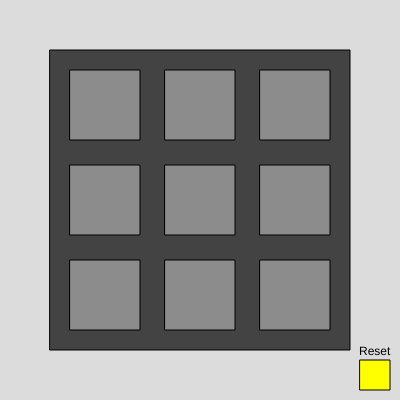
Frame 1 (no input)
Frame 60 (no input): identical to frame 1, image omitted
Frame 120 (the mouse pressed at the canvas centre since frame 60): identical to frame 1, image omitted

The p5.js sketch that drew this single still picture (run headless with seeded random() and noise() and a simulated clock; from frame 60 on, the mouse is pressed at the canvas centre):

// p5.js sketch
// ── sketch.js
// Variabelen
let vakjes = [0, 0, 0,
              0, 0, 0,
              0, 0, 0];
let vakjesPositieX = [];
let vakjesPositieY = [];
let beurt = "Speler 1";
let gekozenvakje = 0;
let wintext = " ";
let debug = false;

function mouseReleased() {
  // Bij elk vakje op het speelveld
  for (let i = 0; i < 9; i++) {
    vakjesPositieX[i] = 70 + (i * 95) - (floor(i * 0.34) * 285);
    vakjesPositieY[i] = 70 + (floor(i * 0.34) * 95);
    if (mouseX >= vakjesPositieX[i] && mouseX <= vakjesPositieX[i] + 70 && mouseY >= vakjesPositieY[i] && mouseY <= vakjesPositieY[i] + 70) {

      // Alleen als niemand nog heeft gewonnen
      if (wintext !== " ") {
      } else {

      // Verandert waardes in de array aan de hand van de beurt variabele
      if (vakjes[i] === 0) {
      if (beurt === "Speler 1") {
        vakjes[i] = 1;
        beurt = "Speler 2";
      } else {
        vakjes[i] = 2;
        beurt = "Speler 1";
      } 
    }
    }
    }
  }

  if (mouseX >= 360 && mouseX <= 390 && mouseY >= 360 && mouseY <= 390) {
    for (let i = 0; i < 9; i++) {
      vakjes[i] = 0;
    }
    beurt = "Speler 1";
    wintext = " ";
  }
}

function keyReleased() {
  // Hetzelfde als met de muis maar met de nummertoetsen
  if (wintext !== " ") {
  } else {
  gekozenvakje = keyCode - 48;
  if (vakjes[gekozenvakje - 1] === 0) {
    if (beurt === "Speler 1") {
      vakjes[gekozenvakje - 1] = 1;
      beurt = "Speler 2";
    } else {
      vakjes[gekozenvakje - 1] = 2;
      beurt = "Speler 1";
    }
  }
}
}

function setup() {
  createCanvas(400, 400);
}

function draw() {
  background(220);
  fill(67);
  rect(50,50,300,300);

  // Checkt wins
  for (let i = 1; i < 3; i++) {

    // Rij 1 vol
    if (vakjes[0] === i && vakjes[1] === i && vakjes[2] === i) {
      wintext = "Speler " + i + " heeft gewonnen!";
      break;

    // Rij 2 vol
    } else if (vakjes[3] === i && vakjes[4] === i && vakjes[5] === i) {
      wintext = "Speler " + i + " heeft gewonnen!";
      break;

    // Rij 3 vol
    } else if (vakjes[6] === i && vakjes[7] === i && vakjes[8] === i) {
      wintext = "Speler " + i + " heeft gewonnen!";
      break;

    // Kolom 1 vol
    } else if (vakjes[0] === i && vakjes[3] === i && vakjes[6] === i) {
      wintext = "Speler " + i + " heeft gewonnen!";
      break;

    // Kolom 2 vol
    } else if (vakjes[1] === i && vakjes[4] === i && vakjes[7] === i) {
      wintext = "Speler " + i + " heeft gewonnen!";
      break;

    // Kolom 3 vol
    } else if (vakjes[2] === i && vakjes[5] === i && vakjes[8] === i) {
      wintext = "Speler " + i + " heeft gewonnen!";
      break;

    // Diagonaal 1 vol
    } else if (vakjes[0] === i && vakjes[4] === i && vakjes[8] === i) {
      wintext = "Speler " + i + " heeft gewonnen!";
      break;

    // Diagonaal 2 vol
    } else if (vakjes[6] === i && vakjes[4] === i && vakjes[2] === i) {
      wintext = "Speler " + i + " heeft gewonnen!";
      break;
      
    // Gelijkspel als van de bovenste de if-statement false is en er geen 0 in de array meer is
    } else if (min(vakjes) > 0) {
      wintext = "Gelijkspel!";
    }
  }


  // Vakjes tekenen (9 keer)
  for (let i = 0; i < 9; i++) {
    fill(140);

    // Rood of blauw aan de hand van de speler
    if (vakjes[i] === 1) {
      fill(255,0,0);
    } else if (vakjes[i] === 2) {
      fill(0,0,255);
    }

    rect(70 + (i * 95) - (floor(i * 0.34) * 285),70 + (floor(i * 0.34) * 95),70,70);
  }

  // Debug mode voor dingen proberen
  if (debug === true) {
  fill(0);
  textSize(30);
  textWrap(CHAR);
  text(vakjes,50,50,80);
  text(wintext, 50, 200)
  text(beurt + " is aan de beurt.", 50, 240)
  text("Gekozen vakje: " + gekozenvakje,50,300);
  }

  // Laat visueel zien wie heeft gewonnen of er een gelijkspel is
  fill(0);
  text(wintext,50,380);

  text("Reset",359,355);
  fill(255,255,0);
  rect(360,360,30,30);
}
